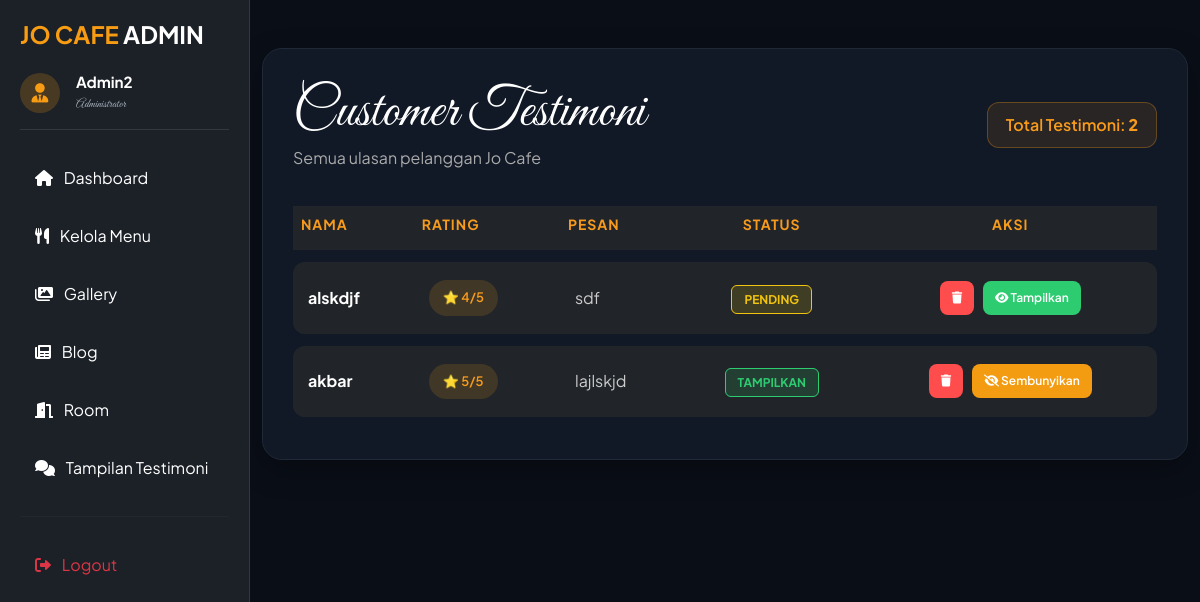
Page /dashboard/admin.php?page=TampilanTestimoni (signed in) on the committed database.
### tables this page shows
CREATE TABLE `testimoni` (
  `id_testimoni` int(11) NOT NULL,
  `id_admin` int(11) DEFAULT NULL,
  `nama` varchar(100) DEFAULT NULL,
  `id_pelanggan` int(100) NOT NULL,
  `no_telp` varchar(20) DEFAULT NULL,
  `pesan` text DEFAULT NULL,
  `rating` int(11) DEFAULT NULL,
  `status` enum('pending','tampilkan') DEFAULT 'pending',
  `tanggal` date DEFAULT NULL
);

### TampilanTestimoni.php (the view, shortened to what this page needs)
<?php
include_once "../config/koneksi.php";
$url_kembali = "admin.php?page=TampilanTestimoni";
?>
<!DOCTYPE html>
<html lang="id">
<head>
    <link href="https://cdn.jsdelivr.net/npm/bootstrap@5.3.0/dist/css/bootstrap.min.css" rel="stylesheet">
    <link rel="stylesheet" href="https://cdnjs.cloudflare.com/ajax/libs/font-awesome/6.0.0/css/all.min.css">
</head>
<body>
<div class="container py-5">
    <div class="testimoni-wrapper">
        <div class="d-flex justify-content-between align-items-center mb-4 flex-wrap gap-3">
            <div>
                <h1 class="title-cursive mb-0">Customer Testimoni</h1>
                <p style="color:#aaa; margin:0;">Semua ulasan pelanggan Jo Cafe</p>
            </div>
            <div class="testi-total">
                <?php
                $count = mysqli_query($conn, "SELECT id_testimoni FROM testimoni");
                ?>
                Total Testimoni: <strong><?php echo mysqli_num_rows($count); ?></strong>
            </div>
        </div>
        <div class="table-responsive">
            <table class="table table-dark custom-table align-middle">
                <thead>
                    <tr>
                        <th>Nama</th>
                        <th>Rating</th>
                        <th>Pesan</th>
                        <th class="text-center">Status</th>
                        <th class="text-center">Aksi</th>
                    </tr>
                </thead>
                <tbody>
                <?php
                $query_testimoni = mysqli_query($conn, "SELECT * FROM testimoni ORDER BY id_testimoni DESC");
                while($row = mysqli_fetch_assoc($query_testimoni)) {
                    $status_class = ($row['status'] == 'tampilkan') ? 'status-tampilkan' : 'status-pending';
                ?>
                    <tr>
                        <td>
                            <div class="fw-bold text-white">
                                <?= htmlspecialchars($row['nama']); ?>
                            </div>
                        </td>
                        <td>
                            <span class="rating-badge">
                                ⭐ <?= $row['rating']; ?>/5
                            </span>
                        </td>
                        <td style="max-width:350px;">
                            <span style="color:#ccc;">
                                <?= htmlspecialchars($row['pesan']); ?>
                            </span>
                        </td>
                        <td class="text-center">
                            <span class="status-badge <?= $status_class; ?>">
                                <?= strtoupper($row['status']); ?>
                            </span>
                        </td>
                        <td class="text-center">
                            <a href="<?= $url_kembali; ?>&hapus=<?php echo $row['id_testimoni']; ?>"
                               class="btn-action btn-hapus"
                               onclick="return confirm('Hapus testimoni ini secara permanen?')">
                               <i class="fas fa-trash"></i>
                            </a>
                            <?php if($row['status'] == 'pending'): ?>
                                <a href="<?= $url_kembali; ?>&tampilkan=<?php echo $row['id_testimoni']; ?>"
                                   class="btn-action btn-tampilkan"
                                   onclick="return confirm('Tampilkan testimoni ini di halaman utama?')">
                                   <i class="fas fa-eye"></i> Tampilkan
                                </a>
                            <?php else: ?>
                                <a href="<?= $url_kembali; ?>&sembunyikan=<?php echo $row['id_testimoni']; ?>"
                                   class="btn-action btn-sembunyikan"
                                   onclick="return confirm('Sembunyikan testimoni ini dari halaman utama?')">
                                   <i class="fas fa-eye-slash"></i> Sembunyikan
                                </a>
                            <?php endif; ?>
                        </td>
                    </tr>
                <?php } ?>
                </tbody>
            </table>
        </div>
    </div>
</div>
</body>
</html>

### dashboard/admin.php (style rules this page uses)
:root { --bg-main: #13171c; --bg-card: #1c2128; --text-main: #ffffff; --accent-gold: #f89d13; --border-dark: rgba(255, 255, 255, 0.1); }
body { font-family: 'Plus Jakarta Sans', sans-serif !important; background-color: var(--bg-main); color: var(--text-main); margin: 0; display: flex; }

### TampilanTestimoni.php (style rules this page uses)
:root { --bg-dark: #0a0e17; --card-dark: #111826; --card-hover: #1c2431; --jo-orange: #f89b1c; --jo-orange-hover: #e08915; --text-light: #ffffff; }
body { background-color: var(--bg-dark); color: white; font-family: 'Poppins', sans-serif; }
.title-cursive { font-family: 'Great Vibes', cursive; font-size: 3.5rem; color: white; }
.testimoni-wrapper { background: var(--card-dark); border: 1px solid #1f2937; border-radius: 20px; padding: 30px; box-shadow: 0 10px 30px rgba(0,0,0,0.3); }
.testi-total { background: rgba(248,155,28,0.1); border: 1px solid rgba(248,155,28,0.3); color: var(--jo-orange); padding: 10px 18px; border-radius: 12px; font-weight: 600; }
.custom-table { margin: 0; border-collapse: separate; border-spacing: 0 12px; }
.custom-table thead th { border: none !important; color: var(--jo-orange) !important; font-size: 14px; text-transform: uppercase; letter-spacing: 1px; padding-bottom: 15px; }
.custom-table tbody tr { background: #1c2128; transition: 0.3s; }
.custom-table td { border: none !important; padding: 18px 15px; vertical-align: middle; }
.custom-table tbody tr td:first-child { border-top-left-radius: 12px; border-bottom-left-radius: 12px; }
.custom-table tbody tr td:last-child { border-top-right-radius: 12px; border-bottom-right-radius: 12px; }
.rating-badge { background: rgba(248,155,28,0.15); color: var(--jo-orange); padding: 8px 14px; border-radius: 30px; font-size: 13px; font-weight: 600; display: inline-block; }
.status-badge { padding: 6px 12px; border-radius: 6px; font-size: 12px; font-weight: bold; }
.status-pending { background: rgba(241, 196, 15, 0.15); color: #f1c40f; border: 1px solid #f1c40f; }
.status-tampilkan { background: rgba(46, 204, 113, 0.15); color: #2ecc71; border: 1px solid #2ecc71; }
.btn-action { padding: 8px 12px; border-radius: 8px; text-decoration: none; font-size: 12px; font-weight: 600; transition: 0.3s; margin: 0 3px; display: inline-block; }
.btn-hapus { background: #ff4d4d; color: white; border: none; }
.btn-tampilkan { background: #2ecc71; color: white; border: none; }
.btn-sembunyikan { background: #f39c12; color: white; border: none; }

### rows in the picture
testimoni: nama "alskdjf", rating "4", pesan "sdf", status "PENDING"
testimoni: nama "akbar", rating "5", pesan "lajlskjd", status "TAMPILKAN"

### other values in the picture
$_SESSION['username'] "Admin2"
mysqli_num_rows($count) "2"
